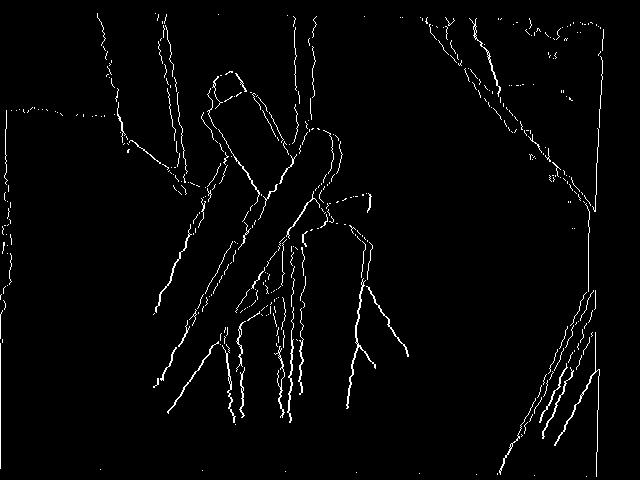
//> input picture cc_labeling/edge.jpg, 640 x 480 px
$ ./main   (built with g++ and OpenCV 4)
//> lines starting //> are read from the running program, lines starting //| are printed output that depends on the picture; after the words box and inside, x2 and y2 are one past the last pixel; in counts of white or black regions, pixels touching at a corner belong together
### pca_rot/contour_thinning.h
#include <opencv2/imgproc/imgproc.hpp>
#include <opencv2/highgui/highgui.hpp>

enum {
    EVEN, ODD
};


inline void thinningIteration(cv::Mat& img, int iter) {
    cv::Mat marker = cv::Mat::zeros(img.size(), CV_32F);
    for (int i = 1; i < img.rows-1; i++) {
        for (int j = 1; j < img.cols-1; j++) {
           float *val = new float[9];
           int icounter = 0;
           for (int y = -1; y <= 1; y++) {
              for (int x = -1; x <= 1; x++) {
                 val[icounter] = img.at<float>(i + y, j + x);
                 icounter++;
              }
           }
           int A = ((val[1] == 0 && val[2] == 1) ? ODD : EVEN)
              + ((val[2] == 0 && val[5] == 1) ? ODD : EVEN)
              + ((val[5] == 0 && val[8] == 1) ? ODD : EVEN)
              + ((val[8] == 0 && val[7] == 1) ? ODD : EVEN)
              + ((val[7] == 0 && val[6] == 1) ? ODD : EVEN)
              + ((val[6] == 0 && val[3] == 1) ? ODD : EVEN)
              + ((val[3] == 0 && val[0] == 1) ? ODD : EVEN)
              + ((val[0] == 0 && val[1] == 1) ? ODD : EVEN);
            int B  = val[0] + val[1] + val[2] + val[3]
               + val[5] + val[6] + val[7] + val[8];
            int m1 = iter == EVEN ? (val[1] * val[5] * val[7])
               : (val[1] * val[3] * val[5]);
            int m2 = iter == EVEN ? (val[3] * val[5] * val[7])
               : (val[1] * val[3] * val[7]);
            if (A == 1 && (B >= 2 && B <= 6) && !m1 && !m2) {
               marker.at<float>(i, j) = sizeof(char);
            }
            free(val);
        }
    }
    cv::bitwise_not(marker, marker);
    cv::bitwise_and(img, marker, img);
}


inline void thinning(cv::Mat& image) {

    if (image.type() == CV_8UC3) {
       cv::cvtColor(image, image, CV_BGR2GRAY);
    }
    cv::Mat img;
    image.convertTo(img, CV_32F, 1/255.0);

    cv::Mat prev = cv::Mat::zeros(img.size(), CV_32F);
    cv::Mat difference;

    do {
        thinningIteration(img, 0);
        thinningIteration(img, 1);
        cv::absdiff(img, prev, difference);
        img.copyTo(prev);
    } while (cv::countNonZero(difference) > 0);

    cv::imshow("thinning", img);
    cv::imshow("Original", image);
    cv::waitKey(0);
}

### cc_labeling/main.cpp

#include <opencv2/opencv.hpp>
#include <opencv2/highgui/highgui.hpp>
#include <opencv2/imgproc/imgproc.hpp>

#include <stdlib.h>
#include <stdio.h>
#include <ctime>
#include <functional>

using namespace cv;

#include "connected.h"
#include "contour_thinning.h"


/**
 * function to label the binary image using connected component analysis
 */
void cvLabelImageRegion(const cv::Mat &in_img,
                        cv::Mat &labelMD) {
    if (in_img.empty()) {
       std::cout << "Input image Empty!!!" << std::endl;
       return;
    }
    int width = in_img.cols;
    int height = in_img.rows;
    unsigned char *_img = new unsigned char[height*width];
    for (int j = 0; j < height; j++) {
       for (int i = 0; i < width; i++) {
          _img[i + (j * width)] = in_img.at<uchar>(j, i);
       }
    }
    const unsigned char *img = (const unsigned char *)_img;
    unsigned char *out_uc = new unsigned char[width*height];
    ConnectedComponents *connectedComponent =
       new ConnectedComponents(3);
    connectedComponent->connected<
       unsigned char, unsigned char, std::equal_to<unsigned char>, bool>(
       img, out_uc, width, height, std::equal_to<unsigned char> (), false);

    labelMD = cv::Mat(in_img.size(), CV_32F);
    for (int j = 0; j < height; j++) {
       for (int i = 0; i < width; i++) {
          labelMD.at<float>(j, i) = static_cast<float>(
             out_uc[i + (j * width)]);
       }
    }
    free(_img);
    free(out_uc);
    free(connectedComponent);
}

void cvMorphologicalOperations(
    const cv::Mat &img,
    cv::Mat &erosion_dst) {
    if (img.empty()) {
       return;
    }
    int erosion_size = 3;
    int erosion_const = 2;
    int erosion_type = MORPH_ELLIPSE;
    cv::Mat element = cv::getStructuringElement(
       erosion_type,
       cv::Size(erosion_const * erosion_size + sizeof(char),
                erosion_const * erosion_size + sizeof(char)),
       cv::Point(erosion_size, erosion_size));
    cv::dilate(img, erosion_dst, element);

    cv::imshow("Errode Image", erosion_dst);
}


/**
 *
 */
void cvGetImageGrid(
    const cv::Mat &img,
    std::vector<cv::Mat> &img_cells,
    cv::Size cell_size = cv::Size(80, 60)) {
    if (img.empty()) {
       return;
    }
    img_cells.clear();
    Mat img_ = img.clone();
    cvtColor(img_, img_, CV_GRAY2BGR);
    for (int j = 0; j < img.rows; j += cell_size.height) {
       for (int i = 0; i < img.cols; i += cell_size.width) {
          cv::Rect_<int> rect = cv::Rect_<int>(
             i, j, cell_size.width, cell_size.height);
          if (rect.x + rect.width <= img.cols &&
              rect.y + rect.height <= img.rows) {
             cv::Mat roi = img(rect);
             img_cells.push_back(roi);

             cv::rectangle(img_, rect, cv::Scalar(0, 255, 0), 2);
          } else {
             continue;
          }
       }
    }
    cv::imshow("grid map", img_);
}

void colorRegion(const cv::Mat &labelMD, cv::Mat &regionMD) {

    cv::RNG rng(12345);
    cv::Scalar color[100];
    for (int i = 0; i < 100; i++) {
       color[i] = cv::Scalar(
          rng.uniform(0, 255), rng.uniform(0, 255), rng.uniform(0, 255));
    }

    regionMD = cv::Mat(labelMD.size(), CV_8UC3);
    for (int j = 0; j < labelMD.rows; j++) {
       for (int i = 0; i < labelMD.cols; i++) {
          int lab = (int)labelMD.at<float>(j, i);
          regionMD.at<cv::Vec3b>(j, i)[0] = color[lab].val[0];
          regionMD.at<cv::Vec3b>(j, i)[1] = color[lab].val[1];
          regionMD.at<cv::Vec3b>(j, i)[2] = color[lab].val[2];
       }
    }
}


int main(int argc, char *argv[]) {
    std::clock_t start;
    double duration;
    start = std::clock();

    cv::Mat image = cv::imread("../edge.jpg", 0);
//> image is the input picture: 480 rows x 640 cols, CV_8UC1; min 0, max 255, mean 5.9
    if (image.empty()) {
       std::cout << "NO IMAGE READ..." << std::endl;
    }
    for (int j = 0; j < image.rows; j++) {
       for (int i = 0; i < image.cols; i++) {
          if (static_cast<int>(image.at<uchar>(j, i)) > 20) {
             image.at<uchar>(j, i) = 255;
          } else {
             image.at<uchar>(j, i) = 0;
          }
       }
    }
//> image: 480 rows x 640 cols, CV_8UC1; 2.3% white in thin lines or dots

    cv::Rect rect(260, 180, 80, 60);

    cv::Mat img = image;
    cvMorphologicalOperations(img, img);
//> in cvMorphologicalOperations, `cv::dilate(img, erosion_dst, element);`:
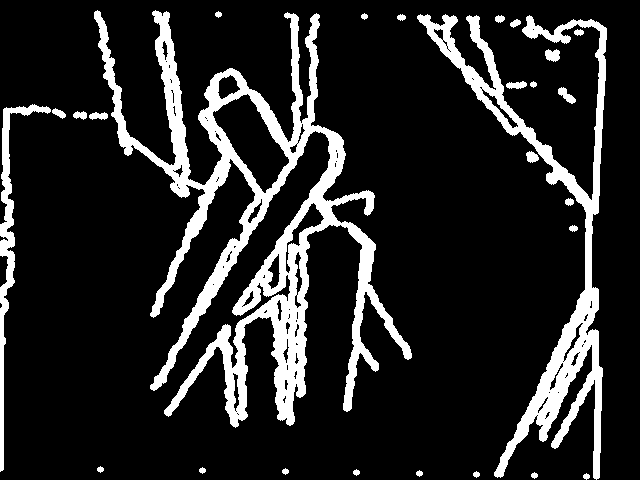
//> img: 480 rows x 640 cols, CV_8UC1; 14.8% white; 27 white regions, largest, box (x1, y1, x2, y2) and area: (94, 10, 412, 428) 28329, (417, 14, 607, 480) 13009, (0, 104, 51, 472) 2632
    thinning(img);
//> the loop in thinning, `do` made 8 passes
//> pass 1, in thinningIteration, `cv::bitwise_and(img, marker, img);`:
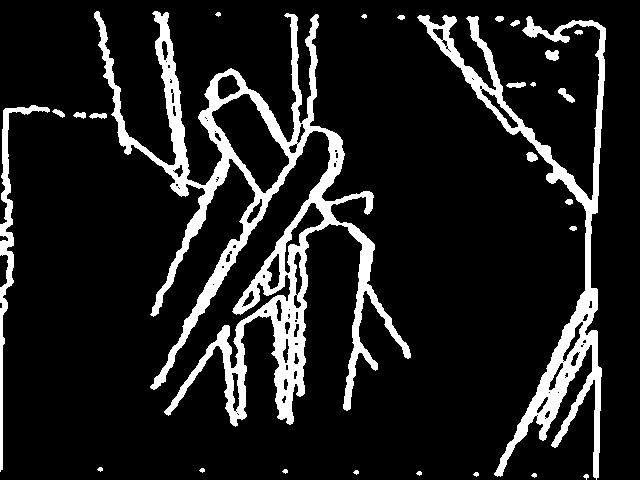
//> img: 480 rows x 640 cols, CV_32FC1; values 0 (black) and 1 (white), 12.6% white; 27 white regions, largest, box (x1, y1, x2, y2) and area: (94, 11, 411, 427) 24358, (417, 15, 606, 480) 11189, (0, 105, 50, 472) 2150
//> pass 1, in thinningIteration (call 2), `cv::bitwise_and(img, marker, img);`:
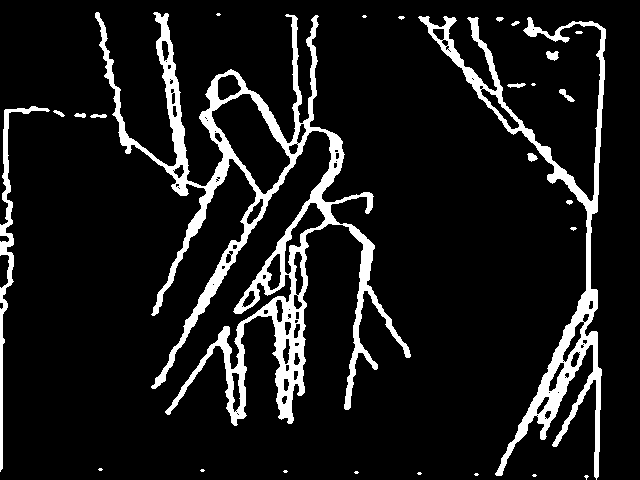
//> img: 480 rows x 640 cols, CV_32FC1; values 0 (black) and 1 (white), 10.5% white; 27 white regions (13 under 20 px), largest, box (x1, y1, x2, y2) and area: (95, 12, 411, 426) 20398, (418, 16, 606, 480) 9368, (0, 106, 50, 472) 1847
//> after the loop in thinning, `do`:
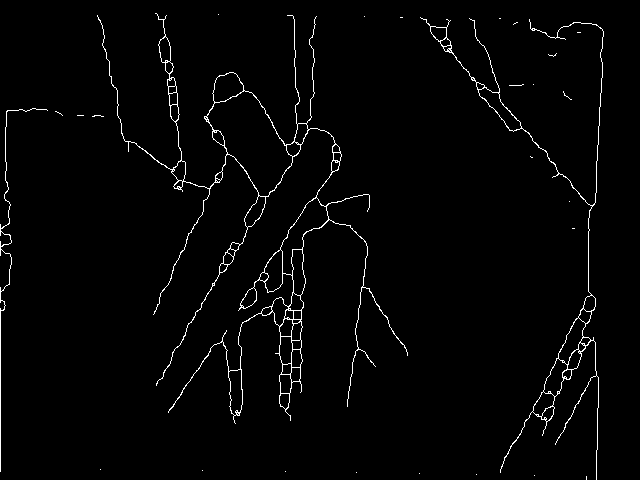
//> img: 480 rows x 640 cols, CV_32FC1; values 0 (black) and 1 (white), 2% white in thin lines or dots
//> after the loop in thinning, `do`: difference: 480 rows x 640 cols, CV_32FC1; every value is 0

    std::vector<cv::Mat> img_cells;
    cvGetImageGrid(img, img_cells);
//> after the loop in cvGetImageGrid, `for (int j = 0; j < img.rows; j += cell_size.height)`: img_cells[0]: 60 rows x 80 cols, CV_8UC1; every value is 0
//> after the loop in cvGetImageGrid, `for (int j = 0; j < img.rows; j += cell_size.height)`: img_cells[1]: 60 rows x 80 cols, CV_8UC1; 12% white; 3 white regions, box (x1, y1, x2, y2) and area: (14, 10, 35, 60) 403, (75, 36, 80, 60) 93, (72, 10, 80, 25) 81
//> after the loop in cvGetImageGrid, `for (int j = 0; j < img.rows; j += cell_size.height)`: img_cells[2]: 60 rows x 80 cols, CV_8UC1; 11.2% white; 2 white regions, box (x1, y1, x2, y2) and area: (0, 11, 15, 60) 504, (55, 11, 62, 18) 33
//> after the loop in cvGetImageGrid, `for (int j = 0; j < img.rows; j += cell_size.height)`:
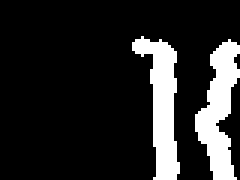
//> img_cells[3]: 60 rows x 80 cols, CV_8UC1 (shown 3 times larger); 15.7% white; 2 white regions, box (x1, y1, x2, y2) and area: (65, 13, 80, 60) 378, (44, 12, 60, 60) 375
//> after the loop in cvGetImageGrid, `for (int j = 0; j < img.rows; j += cell_size.height)`: img_cells[4]: 60 rows x 80 cols, CV_8UC1; 0.96% white; 2 white regions (1 under 20 px), largest, box (x1, y1, x2, y2) and area: (41, 13, 48, 20) 33
//> after the loop in cvGetImageGrid, `for (int j = 0; j < img.rows; j += cell_size.height)`:
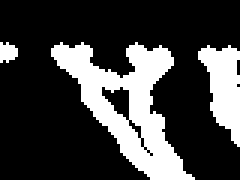
//> img_cells[5]: 60 rows x 80 cols, CV_8UC1 (shown 3 times larger); 25.1% white; 3 white regions, box (x1, y1, x2, y2) and area: (17, 14, 65, 60) 888, (66, 15, 80, 49) 283, (0, 14, 6, 21) 32
//> after the loop in cvGetImageGrid, `for (int j = 0; j < img.rows; j += cell_size.height)`:
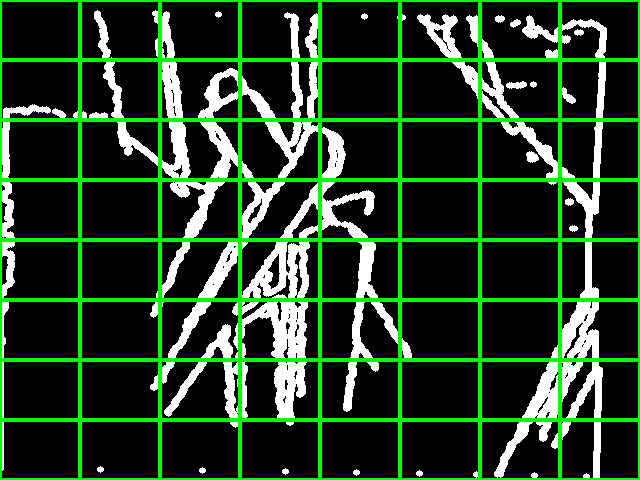
//> img_: 480 rows x 640 cols, CV_8UC3; mean B, G, R 33.4, 62.3, 33.4

    Mat colorMapMD = Mat(image.size(), CV_8UC3);
    for (int i = 0; i < img_cells.size(); i++) {
       Mat roi = img_cells[i].clone();

       cv::Mat labelMD;
//> (the run ends here: the program needs code that is not available in this run, at `ConnectedComponents *connectedComponent =`)
